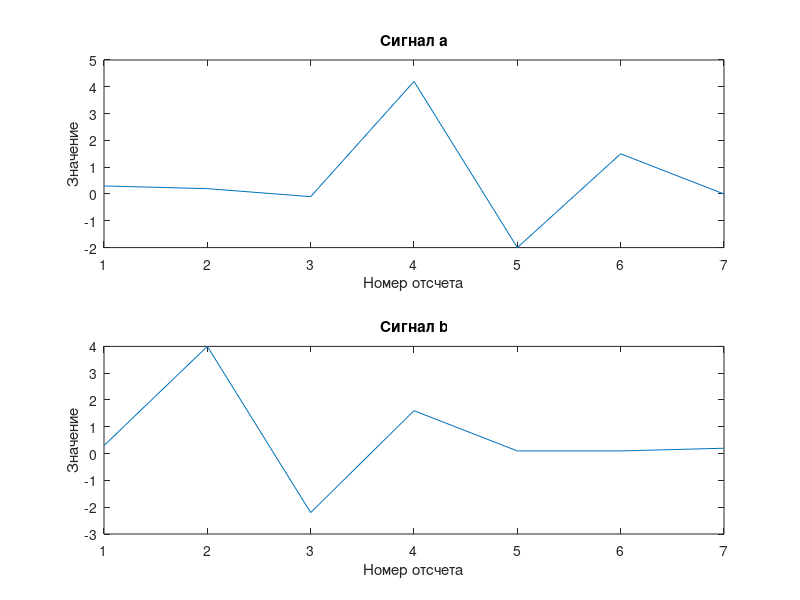
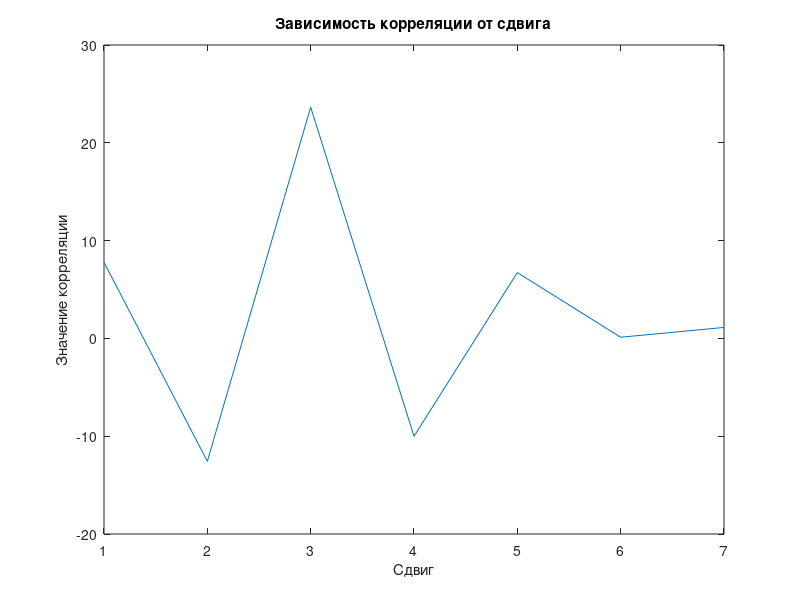
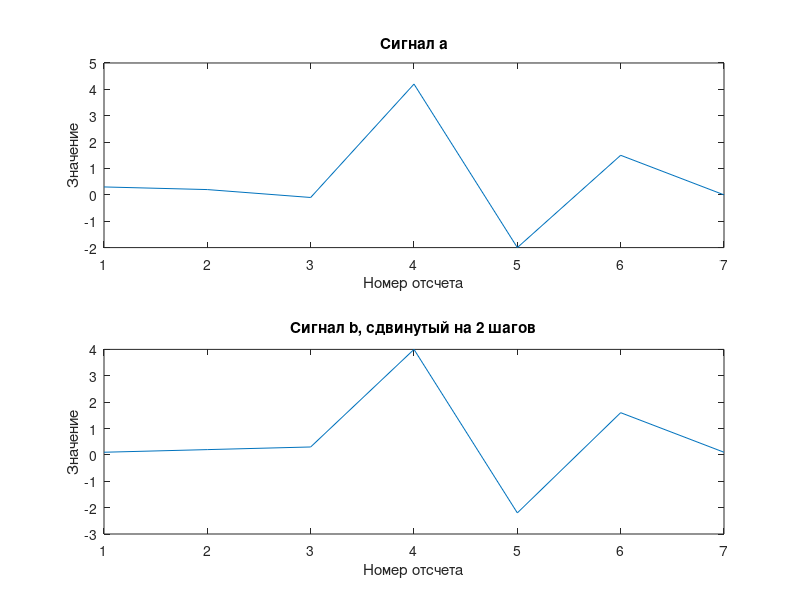

Write MATLAB code to recreate these figures, in order.
clear;

f1 = 13;
f2 = 17;
f3 = 27;
t = 0:0.01:1;

s1 = cos(2 * pi * f1 * t);
s2 = cos(2 * pi * f2 * t);
s3 = cos(2 * pi * f3 * t);

% a(t) и b(t)
a_signal = 5 * s1 + 4 * s2 + s3;
b_signal = s1 + (1/3) * s2;

% между s1 и a, s1 и b
% correlation_s1_a = corr(s1', a_signal');
% correlation_s1_b = corr(s1', b_signal');
% correlation_s1_b = max(xcorr(s1, b_signal));
correlation_s1_a = sum(s1 .* a_signal);
correlation_s1_b = sum(s1 .* b_signal);

% Нормал.
norm_correlation_s1_a = correlation_s1_a / (norm(s1) * norm(a_signal));
norm_correlation_s1_b = correlation_s1_b / (norm(s1) * norm(b_signal));

disp(['Корреляция между s1 и a: ', num2str(correlation_s1_a)]);
disp(['Корреляция между s1 и b: ', num2str(correlation_s1_b)]);
disp(['Нормализованная корреляция между s1 и a: ', num2str(norm_correlation_s1_a)]);
disp(['Нормализованная корреляция между s1 и b: ', num2str(norm_correlation_s1_b)]);

%%%%%%%%%%%
a = [0.3, 0.2, -0.1, 4.2, -2, 1.5, 0];
b = [0.3, 4, -2.2, 1.6, 0.1, 0.1, 0.2];
corr_ab = sum(a .* b);

disp(['Взаимная корреляция ', num2str(corr_ab)]);

% Взаимная корреляция со сдвигом
N = length(a);
max_corr = -Inf;
optimal_shift = 0;
correlation_values = zeros(1, N);

for shift = 0:N - 1
    b_shifted = circshift(b, shift);
    correlation_values(shift + 1) = sum(a .* b_shifted);

    if correlation_values(shift + 1) > max_corr
        max_corr = correlation_values(shift + 1);
        optimal_shift = shift;
    end

end

disp(['Оптимальный сдвиг: ', num2str(optimal_shift)]);

%%%%%%%%%%%%%%
figure(1);
subplot(2, 1, 1);
plot(a);
title('Сигнал a');
xlabel('Номер отсчета');
ylabel('Значение');

subplot(2, 1, 2);
plot(b);
title('Сигнал b');
xlabel('Номер отсчета');
ylabel('Значение');

figure(2);
plot(correlation_values);
title('Зависимость корреляции от сдвига');
xlabel('Сдвиг');
ylabel('Значение корреляции');

figure(3);
subplot(2, 1, 1);
plot(a);
title('Сигнал a');
xlabel('Номер отсчета');
ylabel('Значение');

subplot(2, 1, 2);
b_shifted_optimal = circshift(b, optimal_shift);
plot(b_shifted_optimal);
title(['Сигнал b, сдвинутый на ', num2str(optimal_shift), ' шагов']);
xlabel('Номер отсчета');
ylabel('Значение');
